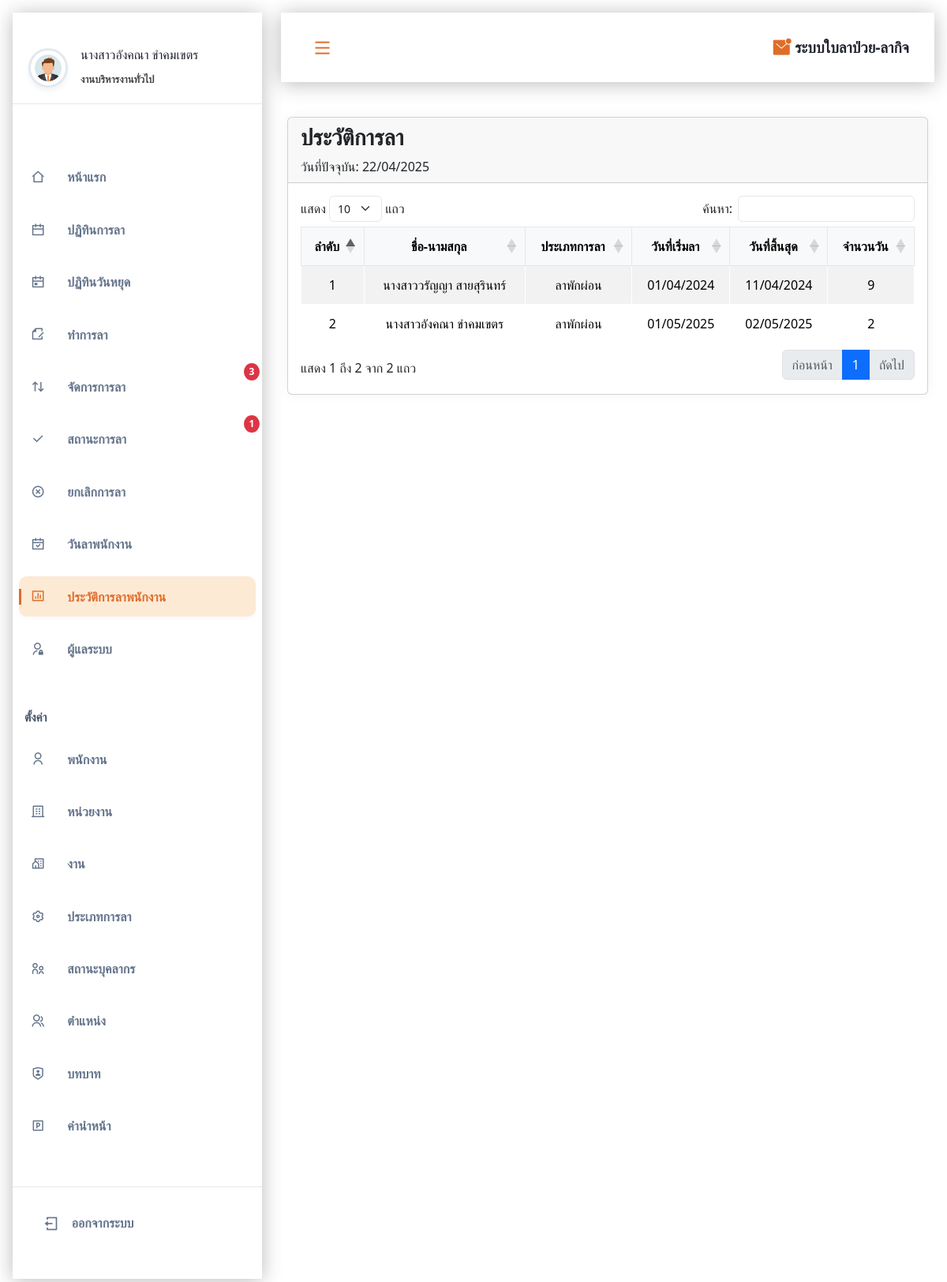
/admin/history.php (signed in), run on the app's committed database.
### tables this page shows
CREATE TABLE IF NOT EXISTS `leaves` (
  `leavesid` int NOT NULL AUTO_INCREMENT,
  `employeesid` int DEFAULT NULL,
  `leavetype` int DEFAULT NULL,
  `leavestart` date DEFAULT NULL,
  `leaveend` date DEFAULT NULL,
  `day` int DEFAULT NULL,
  `approver1` varchar(20) DEFAULT NULL,
  `approver2` varchar(20) DEFAULT NULL,
  `approver3` varchar(20) DEFAULT NULL,
  `leavestatus` varchar(50) DEFAULT NULL,
  `file` varchar(50) DEFAULT NULL,
  `note` varchar(50) DEFAULT NULL,
  PRIMARY KEY (`leavesid`),
  KEY `FK_leaves_employees` (`employeesid`),
  KEY `FK_leaves_leavetype` (`leavetype`),
  CONSTRAINT `FK_leaves_employees` FOREIGN KEY (`employeesid`) REFERENCES `employees` (`id`),
  CONSTRAINT `FK_leaves_leavetype` FOREIGN KEY (`leavetype`) REFERENCES `leavetype` (`leavetypeid`)
);

CREATE TABLE IF NOT EXISTS `leavetype` (
  `leavetypeid` int NOT NULL AUTO_INCREMENT,
  `leavetypename` varchar(100) DEFAULT NULL,
  `staffid` int NOT NULL,
  `leaveofyear` int NOT NULL,
  `stackleaveday` int NOT NULL,
  `workage` int NOT NULL,
  `workageday` int NOT NULL,
  `nameform` varchar(255) DEFAULT NULL,
  `minleaveday` int DEFAULT NULL,
  `workage_type` varchar(50) DEFAULT NULL,
  PRIMARY KEY (`leavetypeid`),
  KEY `staffid` (`staffid`),
  CONSTRAINT `leavetype_ibfk_1` FOREIGN KEY (`staffid`) REFERENCES `staffstatus` (`staffid`)
);

### admin/history.php (the view, shortened to what this page needs)
<!DOCTYPE html>
<html lang="en">
<head>
    <link rel="stylesheet" href="https://cdnjs.cloudflare.com/ajax/libs/remixicon/4.2.0/remixicon.css">
    <link rel="stylesheet" href="assets/css/styles.css">
    <link rel="stylesheet" href="https://cdn.datatables.net/responsive/2.4.1/css/responsive.bootstrap5.min.css">
    <link rel="stylesheet" href="https://cdn.datatables.net/1.13.7/css/dataTables.bootstrap5.min.css">
    <link rel="stylesheet" href="https://cdn.jsdelivr.net/npm/sweetalert2@11/dist/sweetalert2.min.css">
    <link rel="stylesheet" href="assets/css/table.css">
</head>
<body>
    <?php include('component/sidebar.php'); ?>
    <main class="main container3" id="main">
        <div class="card">
            <div class="card-header">
                <h3 class="card-title">ประวัติการลา</h3>
                <p class="card-text mt-2 mb-0">วันที่ปัจจุบัน: <?php echo $currentDate; ?></p>
            </div>
            <div class="card-body">
                <table id="statusTable" class="table table-striped table-bordered dt-responsive nowrap" style="width:100%">
                    <thead>
                        <tr>
                            <th>ลำดับ</th>
                            <th>ชื่อ-นามสกุล</th>
                            <th>ประเภทการลา</th>
                            <th>วันที่เริ่มลา</th>
                            <th>วันที่สิ้นสุด</th>
                            <th>จำนวนวัน</th>
                        </tr>
                    </thead>
                    <tbody>
                        <?php
                        include('conn/conn.php');
                        $sql_status = "SELECT leaves.*, CONCAT(pr.prefixname, e.fname, ' ', e.lname) as fullname, leavetype.leavetypename
                                   FROM leaves
                                   LEFT JOIN employees e ON leaves.employeesid = e.id
                                   LEFT JOIN prefix pr ON e.prefix = pr.prefixid
                                   LEFT JOIN leavetype ON leaves.leavetype = leavetype.leavetypeid
                                   WHERE  leaves.leavestatus ='อนุมัติ' AND leaves.note='ลา'";
                        $result_status = mysqli_query($conn, $sql_status);
                        $i = 1;
                        while ($row = mysqli_fetch_assoc($result_status)) {
                        ?>
                            <tr>
                                <td><?php echo $i++; ?></td>
                                <td><?php echo $row['fullname']; ?></td>
                                <td><?php echo $row['leavetypename']; ?></td>
                                <td><?php echo date('d/m/Y', strtotime($row['leavestart'])); ?></td>
                                <td><?php echo date('d/m/Y', strtotime($row['leaveend'])); ?></td>
                                <td><?php
                                    $start = new DateTime($row['leavestart']);
                                    $end = new DateTime($row['leaveend']);
                                    $interval = new DateInterval('P1D');
                                    $daterange = new DatePeriod($start, $interval, $end->modify('+1 day'));
                                    $workdays = 0;
                                    $sql_holidays = "SELECT holidayday FROM holiday";
                                    $result_holidays = $conn->query($sql_holidays);
                                    $holidays = [];
                                    if ($result_holidays) {
                                        while ($holiday = $result_holidays->fetch_assoc()) {
                                            $holidays[] = $holiday['holidayday'];
                                        }
                                    }
                                    foreach ($daterange as $date) {
                                        if ($date->format('N') < 6 && !in_array($date->format('Y-m-d'), $holidays)) {
                                            $workdays++;
                                        }
                                    }
                                    echo $workdays;
                                    ?>
                                </td>
                            </tr>
                        <?php } ?>
                    </tbody>
                </table>
            </div>
        </div>
    </main>
</body>
</html>

### admin/assets/css/styles.css (style rules this page uses)
:root { --header-height: 3.5rem; --first-color: #df6c2a; --title-color: hsl(228, 18%, 16%); --text-color: hsl(300, 1%, 27%); --body-color: hsl(0, 0%, 100%); --shadow-color: hsla(0, 0%, 0%, 0.275); --body-font: "Poppins", sans-serif; --normal-font-size: 0.938rem; --smaller-font-size: 0.75rem; --tiny-font-size: 0.6rem; --font-regular: 400; --font-semi-bold: 600; --z-tooltip: 10; --z-fixed: 100; }
@media screen and (min-width: 1150px) { :root { --normal-font-size: 1rem; --smaller-font-size: 0.813rem; } }
* { box-sizing: border-box; padding: 0; margin: 0; text-decoration: none; }
body { font-family: var(--body-font); font-size: var(--normal-font-size); background-color: var(--body-color); color: var(--text-color); transition: background-color 0.4s; text-decoration: none; }
.container3 { margin-inline: 1.5rem; }
.main { padding-top: 5rem; }
@media screen and (min-width: 1150px) { .main { padding-left: 340px; padding-top: 8rem; transition: padding 0.4s; } }

### admin/assets/css/table.css (style rules this page uses)
.card { background: #ffffff; border-radius: 15px; box-shadow: 0 0 15px rgba(0, 0, 0, 0.05); margin: 20px 0; }
.card-header { background: #ffffff; padding: 20px; border-bottom: 1px solid #e5e7eb; }
.card-title { color: #000000; margin: 0; font-weight: 600; }
.card-body { padding: 20px; }
.table { width: 100%; margin-bottom: 0; vertical-align: middle; border-color: #e5e7eb; background-color: #ffffff; text-align: center; }
.table thead th { background-color: #f8f9fa; color: #000000; font-weight: 600; padding: 12px; text-align: center !important; border: 1px solid #e5e7eb; vertical-align: middle; }
.table-bordered th, .table-bordered td { border: 1px solid #e5e7eb; background-color: #ffffff; }
.table tbody td { padding: 12px; color: #000000; vertical-align: middle; background-color: #ffffff; text-align: center; }
.table-striped tbody tr:nth-of-type(odd), .table-striped tbody tr:nth-of-type(even) { background-color: #ffffff; }
.table-bordered th, .table-bordered td { border: 1px solid #ffffff; background-color: #ffffff; }

### data on the page
leaves: fullname "นางสาววรัญญา สายสุรินทร์", leavetype.leavetypename "ลาพักผ่อน", leavestart "01/04/2024", leaveend "11/04/2024", workdays "9"
leaves: fullname "นางสาวอังคณา ขำคมเขตร", leavetype.leavetypename "ลาพักผ่อน", leavestart "01/05/2025", leaveend "02/05/2025", workdays "2"

### other printed values
$userName "นางสาวอังคณา ขำคมเขตร"
$department "งานบริหารงานทั่วไป"
$pending_count "3"
$pending_count "1"
